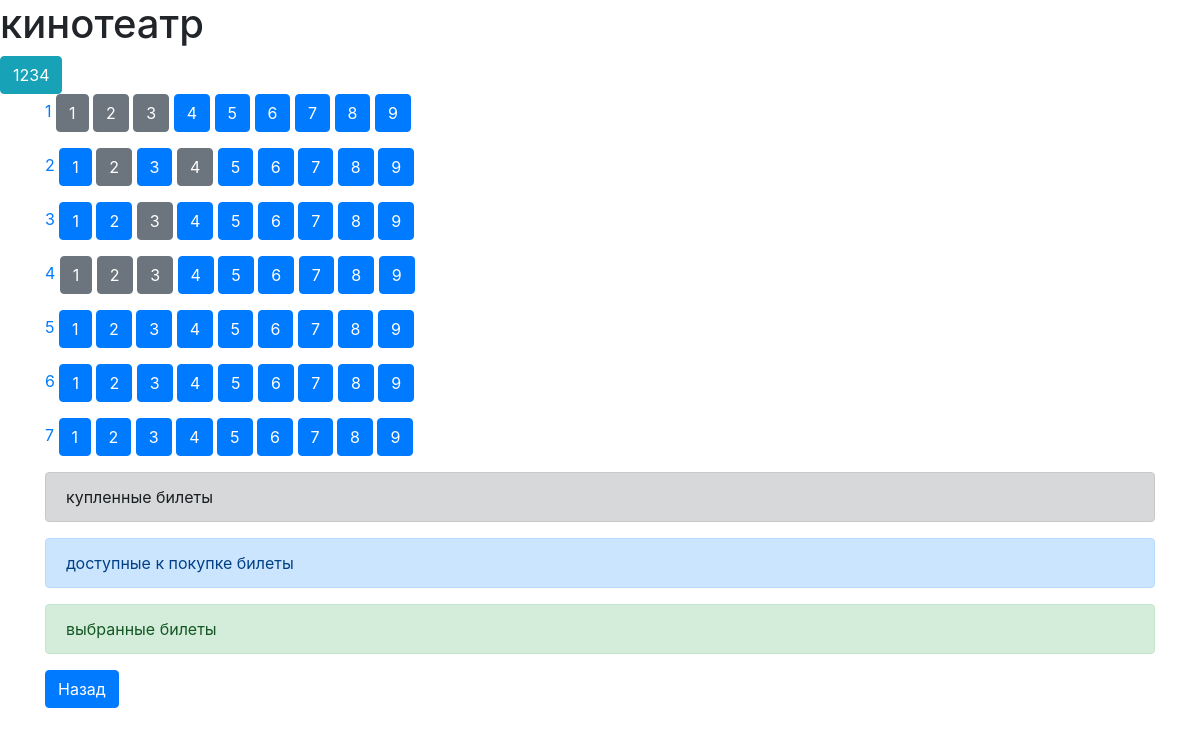
/cinema/Чебурашка/1 (signed in), run on the app's committed database.
### db_table/users.py (models this page shows, shortened)
class Users(SqlAlchemyBase, UserMixin):
    __tablename__ = 'users'
    id = sqlalchemy.Column(sqlalchemy.Integer,
                           primary_key=True, autoincrement=True)
    email = sqlalchemy.Column(sqlalchemy.String, unique=True)
    login = sqlalchemy.Column(sqlalchemy.String)
    hashed_password = sqlalchemy.Column(sqlalchemy.String)
    avatar = sqlalchemy.Column(sqlalchemy.String)

### db_table/halls.py (models this page shows)
class Halls(SqlAlchemyBase):
    __tablename__ = 'halls'
    id = sqlalchemy.Column(sqlalchemy.Integer, primary_key=True)
    id_session = sqlalchemy.Column(sqlalchemy.Integer)
    name = sqlalchemy.Column(sqlalchemy.String)
    row = sqlalchemy.Column(sqlalchemy.Integer)
    column1 = sqlalchemy.Column(sqlalchemy.String)
    column2 = sqlalchemy.Column(sqlalchemy.String)
    column3 = sqlalchemy.Column(sqlalchemy.String)
    column4 = sqlalchemy.Column(sqlalchemy.String)
    column5 = sqlalchemy.Column(sqlalchemy.String)
    column6 = sqlalchemy.Column(sqlalchemy.String)
    column7 = sqlalchemy.Column(sqlalchemy.String)
    column8 = sqlalchemy.Column(sqlalchemy.String)
    column9 = sqlalchemy.Column(sqlalchemy.String)

### main.py (the view, shortened to what this page needs)
@app.route(f'/cinema/<name_film>/<id_session>', methods=['GET', 'POST'])
def halls(name_film, id_session):
    if not current_user.is_authenticated:
        return redirect("/login")
    else:
        info_tikets_table = {}
        db_session.global_init('db/cinema.db')
        db_sess = db_session.create_session()
        info_tikets = db_sess.query(Pick_user_tikets).filter(Pick_user_tikets.id_user == current_user.id,
                                                             Pick_user_tikets.id_data_film == id_session).all()
        halls_info = db_sess.query(Halls).filter(Halls.id_session == id_session).all()
        data_name_hall = db_sess.query(Data_films).filter(Data_films.id == id_session).first()
        if not halls_info:
            create_hall(id_session, data_name_hall.name_hall)
        table_hall = []
        for i in range(ROWS_HALL):
            hall_view = db_sess.query(Halls).filter(Halls.id_session == id_session, Halls.row == i + 1).first()
            table_hall.append([i + 1, [[hall_view.column1, 1], [hall_view.column2, 2], [hall_view.column3, 3],
                                       [hall_view.column4, 4], [hall_view.column5, 5], [hall_view.column6, 6],
                                       [hall_view.column7, 7], [hall_view.column8, 8], [hall_view.column9, 9]]])
        return render_template('hall_view.html', hall=table_hall, name_film=name_film, id_session=id_session,
                               info_tikets_table=info_tikets_table)

### data/db_session.py (called while the page is built, shortened)
def global_init(db_file):
    global __factory
    if __factory:
        return

def create_session() -> Session:
    global __factory
    return __factory()

### main.py (called while the page is built)
@login_manager.user_loader
def load_user(user_id):
    db_sess = db_session.create_session()
    return db_sess.query(Users).get(user_id)

### templates/hall_view.html (shortened to what this page needs)
{% extends "base.html" %}
{% block content %}
    {% for row in hall %}
        <p>
            {% for column in row[1] %}
                {% if column[1] == 1 %}
                    <a href="">{{row[0]}}</a>
                {% endif %}
                {% if column[0] == None %}
                    <a class="btn btn-primary" href="/cinema/{{name_film}}/{{id_session}}/{{row[0]}}/{{column[1]}}">{{column[1]}}</a>
                {% elif column[0] == 'x' %}
                    <a class="btn btn-success" href="">{{column[1]}}</a>
                {% else %}
                    <a class="btn btn-secondary" href="">{{column[1]}}</a>
                {% endif %}
            {% endfor %}
        </p>
    {% endfor %}
    <div class="alert alert-dark" role="alert">
      купленные билеты
    </div>
    <div class="alert alert-primary" role="alert">
      доступные к покупке билеты
    </div>
    <div class="alert alert-success" role="alert">
      выбранные билеты
    </div>
    <p><a class="btn btn-primary " href="/cinema/{{name_film}}">Назад</a></p>
{% endblock %}

### templates/base.html (shortened to what this page needs)
<!DOCTYPE html>
<html lang="en">
    <link rel="stylesheet" href="https://cdn.jsdelivr.net/npm/bootstrap@4.0.0/dist/css/bootstrap.min.css">
    <head>
        <link rel="stylesheet" href="/static/css/style.css">
    </head>
    <body>
        <h1>кинотеатр</h1>
        <nav>
            {% if current_user.is_authenticated %}
                <a class="btn btn-info" href="/profile">{{ current_user.login }}</a>
            {% else %}
                <p>
                    <a class="btn btn-primary " href="/register">Зарегистрироваться</a>
                    <a class="btn btn-success" href="/login">Войти</a>
                </p>
            {% endif %}
        </nav>
        <main role="main" class="container">
            {% block content %}{% endblock %}
        </main>
    </body>
</html>

### data on the page
Users: login "1234"
Halls: row "1", id_session "1", column "2", column "3"
Halls: column "2", column "4"
Halls: column "3"
Halls: row "4", id_session "1", column "2", column "3"

### other printed values
{{ column[1] }} "4" "5" "6" "7" "8" "9" "1" "3" "5" "6" "7" "8" "9" "1" "2" "4" "5" "6" "7" "8" "9" "4" "5" "6" "7" "8" "9" "1" "2" "3" "4" "5" "6" "7" "8" "9" "1" "2" "3" "4" "5" "6" "7" "8" "9" "1" "2" "3" "4" "5" "6" "7" "8" "9"
{{ row[0] }} "2" "3" "5" "6" "7"
